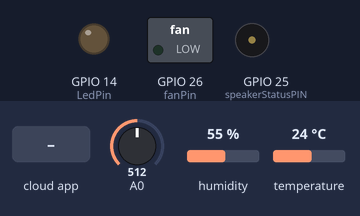
This sketch was run on a simulated ESP8266 (NodeMCU). Shown: switched loads named in the sketch (green lamp = pin HIGH), output pins drawn as LEDs (lit = HIGH), buzzer (waves = sounding, pin HIGH). The inputs (shaded band) are chosen by the test bench; at power-on: A0 = 512, humidity 55 %, temperature 24 °C. WiFi joins after 1.5 s; servers stay silent unless stated; the Firebase database answers and starts empty; what the sketch prints to the serial monitor is not drawn.

Above: at 2.7 s.
2.8 s: the phone or cloud app sets lamp to 1
At 4.4 s:
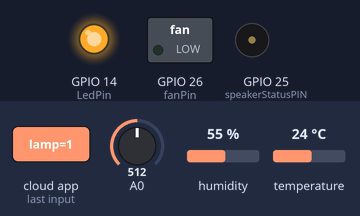
5.3 s: the phone or cloud app sets fan to 1
At 7.2 s:
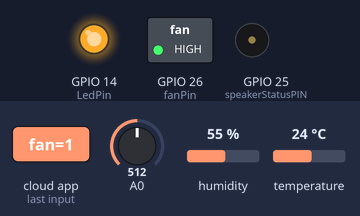
7.5 s: the phone or cloud app sets speaker to 1
At 8.8 s:
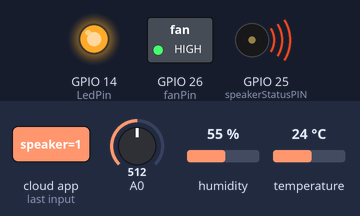
9.8 s: the phone or cloud app sets lamp to 0
At 10.6 s:
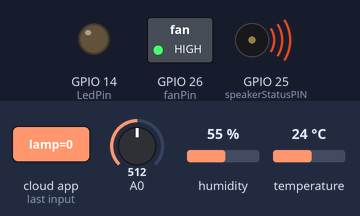
11.6 s: the phone or cloud app sets fan to 0
At 13.5 s:
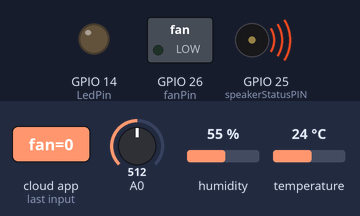
Timing chart, 0 to 15.0 s (numbered marks = the images above; inputs shaded):
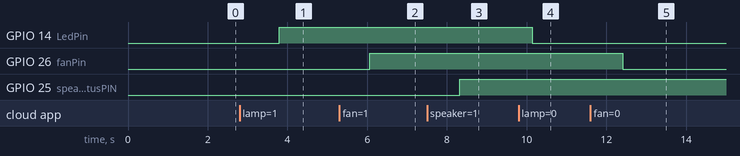

The sketch:

home.ino
```cpp
#include <Arduino.h>
#if defined(ESP32)
  #include <WiFi.h>
#elif defined(ESP8266)
  #include <ESP8266WiFi.h>
#endif
#include <Firebase_ESP_Client.h>

#include <Adafruit_Sensor.h>
#include <DHT.h>
#include <DHT_U.h>

#define LedPin 14
#define fanPin 26
#define speakerStatusPIN 25
#define thermometerStatusPin 32

#define soundSensor 15

#define DHTPIN 2
#define DHTTYPE    DHT11
DHT_Unified dht(DHTPIN, DHTTYPE);
uint32_t delayMS;

//Provide the token generation process info.
#include "addons/TokenHelper.h"
//Provide the RTDB payload printing info and other helper functions.
#include "addons/RTDBHelper.h"

// Insert your network credentials
#define WIFI_SSID "ZTE_2.4G_C7bYyt"
#define WIFI_PASSWORD "sz7G3CRy"

// #define WIFI_SSID "elexlabs"
// #define WIFI_PASSWORD "bambulab"

// Insert Firebase project API Key
#define API_KEY "AIzaSyD_kSB9wubXBVw5IcU8RoKtLRw1bnXtphQ"

// Insert RTDB URLefine the RTDB URL */
#define DATABASE_URL "https://insyncweb-default-rtdb.firebaseio.com/"

#define USER_EMAIL "admin@gmail.com"
#define USER_PASSWORD "12345678"

//Define Firebase Data object
FirebaseData fbdo;

FirebaseAuth auth;
FirebaseConfig config;

unsigned long sendDataPrevMillis = 0;
int count = 0;
bool signupOK = false;


void setup(){
  Serial.begin(115200);

  WiFi.begin(WIFI_SSID, WIFI_PASSWORD);
  Serial.print("Connecting to Wi-Fi");
  while (WiFi.status() != WL_CONNECTED){
    Serial.print(".");
    delay(300);
  }
  Serial.println();
  Serial.print("Connected with IP: ");
  Serial.println(WiFi.localIP());
  Serial.println();


   /* Assign the api key (required) */
  config.api_key = API_KEY;
  /* Assign the user sign in credentials */
  auth.user.email = USER_EMAIL;
  auth.user.password = USER_PASSWORD;
  config.database_url = DATABASE_URL;
  fbdo.setBSSLBufferSize(4096 /* Rx buffer size in bytes from 512 - 16384 */, 1024 /* Tx buffer size in bytes from 512 - 16384 */);
  // Limit the size of response payload to be collected in FirebaseData
  fbdo.setResponseSize(2048);
  Firebase.begin(&config, &auth);
  Firebase.setDoubleDigits(5);
  config.timeout.serverResponse = 10 * 1000;


  pinMode(soundSensor, INPUT);
  pinMode(LedPin, OUTPUT);
  pinMode(fanPin, OUTPUT);
  pinMode(speakerStatusPIN, OUTPUT);
  pinMode(thermometerStatusPin, OUTPUT);

  dht.begin();
  Serial.println(F("DHTxx Unified Sensor Example"));
  // Print temperature sensor details.
  sensor_t sensor;
  dht.temperature().getSensor(&sensor);
  Serial.println(F("------------------------------------"));
  Serial.println(F("Temperature Sensor"));
  Serial.print  (F("Sensor Type: ")); Serial.println(sensor.name);
  Serial.print  (F("Driver Ver:  ")); Serial.println(sensor.version);
  Serial.print  (F("Unique ID:   ")); Serial.println(sensor.sensor_id);
  Serial.print  (F("Max Value:   ")); Serial.print(sensor.max_value); Serial.println(F("°C"));
  Serial.print  (F("Min Value:   ")); Serial.print(sensor.min_value); Serial.println(F("°C"));
  Serial.print  (F("Resolution:  ")); Serial.print(sensor.resolution); Serial.println(F("°C"));
  Serial.println(F("------------------------------------"));
  // Print humidity sensor details.
  dht.humidity().getSensor(&sensor);
  Serial.println(F("Humidity Sensor"));
  Serial.print  (F("Sensor Type: ")); Serial.println(sensor.name);
  Serial.print  (F("Driver Ver:  ")); Serial.println(sensor.version);
  Serial.print  (F("Unique ID:   ")); Serial.println(sensor.sensor_id);
  Serial.print  (F("Max Value:   ")); Serial.print(sensor.max_value); Serial.println(F("%"));
  Serial.print  (F("Min Value:   ")); Serial.print(sensor.min_value); Serial.println(F("%"));
  Serial.print  (F("Resolution:  ")); Serial.print(sensor.resolution); Serial.println(F("%"));
  Serial.println(F("------------------------------------"));
  // Set delay between sensor readings based on sensor details.


}

void loop(){


    int LEDstatus;
    if (Firebase.RTDB.getInt(&fbdo, "devices/lamp", &LEDstatus)){
        digitalWrite(LedPin, LEDstatus);
        Serial.println("PASSED");
        Serial.println("data saved:" + LEDstatus);
        Serial.println("TYPE: " + fbdo.dataType());
    }
    int fanStatus;
    if (Firebase.RTDB.getInt(&fbdo, "devices/fan", &fanStatus)){
        digitalWrite(fanPin, fanStatus);
        Serial.println("PASSED");
        Serial.println("data saved:" + fanStatus);
        Serial.println("TYPE: " + fbdo.dataType());
    }
    int speakerStatus;
    if (Firebase.RTDB.getInt(&fbdo, "devices/speaker", &speakerStatus)){
        digitalWrite(speakerStatusPIN, speakerStatus);
        Serial.println("PASSED");
        Serial.println("data saved:" + speakerStatus);
        Serial.println("TYPE: " + fbdo.dataType());
    }
    int thermometerStatus;
    if (Firebase.RTDB.getInt(&fbdo, "devices/thermometer", &thermometerStatus)){
        digitalWrite(thermometerStatusPin, thermometerStatus);
        Serial.println("PASSED");
        Serial.println("data saved:" + thermometerStatus);
        Serial.println("TYPE: " + fbdo.dataType());
    }


    sensors_event_t event;
    dht.temperature().getEvent(&event);
    if (isnan(event.temperature)) {
      Serial.println(F("Error reading temperature!"));
    }
    else {
      Serial.print(F("Temperature: "));
      Serial.print(event.temperature);
      Serial.println(F("°C"));
      if (Firebase.RTDB.setFloat(&fbdo, "sensors/temperature", event.temperature)){
        Serial.println("PASSED");
        Serial.println("data saved:" + fbdo.dataPath());
        Serial.println("TYPE: " + fbdo.dataType());
      }
      else {
        Serial.println("FAILED");
        Serial.println("REASON: " + fbdo.errorReason());
      }
    }
    dht.humidity().getEvent(&event);
    if (isnan(event.relative_humidity)) {
      Serial.println(F("Error reading humidity!"));
    }
    else {
      Serial.print(F("Humidity: "));
      Serial.print(event.relative_humidity);
      Serial.println(F("%"));
      if (Firebase.RTDB.setFloat(&fbdo, "sensors/humidity", event.relative_humidity)){
        Serial.println("PASSED");
        Serial.println("data saved:" + fbdo.dataPath());
        Serial.println("TYPE: " + fbdo.dataType());
    }
}


    int data = analogRead(soundSensor);
    if (Firebase.RTDB.setFloat(&fbdo, "sensors/sound", data)){
        Serial.println("PASSED");
        Serial.println( "sound data:" + data);
        Serial.println("sound saved:" + fbdo.dataPath());
        Serial.println("TYPE: " + fbdo.dataType());
      }
    else {
      Serial.println("FAILED");
      Serial.println("REASON: " + fbdo.errorReason());
    }


}
```

Measured:
- after the input at 2.8 s, GPIO 14 (LedPin): LOW → HIGH after 1.0 s
- after the input at 5.3 s, GPIO 26 (fanPin): LOW → HIGH after 0.76 s
- after the input at 7.5 s, GPIO 25 (speakerStatusPIN): LOW → HIGH after 0.83 s
- after the input at 9.8 s, GPIO 14 (LedPin): HIGH → LOW after 0.34 s
- after the input at 11.6 s, GPIO 26 (fanPin): HIGH → LOW after 0.80 s
